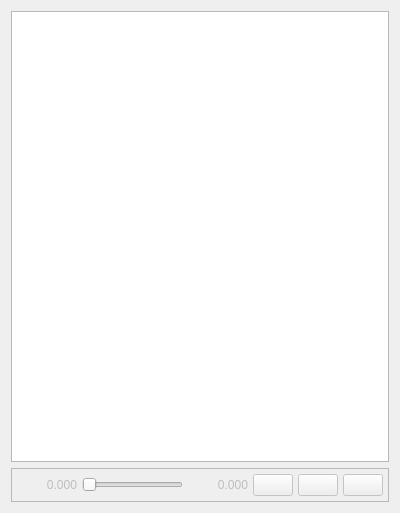
<?xml version="1.0" encoding="UTF-8"?>
<ui version="4.0">
 <class>JointTrajectoryWidget</class>
 <widget class="QWidget" name="JointTrajectoryWidget">
  <property name="geometry">
   <rect>
    <x>0</x>
    <y>0</y>
    <width>400</width>
    <height>513</height>
   </rect>
  </property>
  <property name="windowTitle">
   <string>Joint Trajectory Widget</string>
  </property>
  <layout class="QVBoxLayout" name="verticalLayout">
   <item>
    <widget class="QTreeView" name="trajectoryTreeView">
     <property name="selectionMode">
      <enum>QAbstractItemView::SingleSelection</enum>
     </property>
     <property name="rootIsDecorated">
      <bool>true</bool>
     </property>
     <property name="headerHidden">
      <bool>true</bool>
     </property>
     <attribute name="headerVisible">
      <bool>false</bool>
     </attribute>
    </widget>
   </item>
   <item>
    <widget class="QFrame" name="trajectoryPlayerFrame">
     <property name="enabled">
      <bool>false</bool>
     </property>
     <property name="frameShape">
      <enum>QFrame::StyledPanel</enum>
     </property>
     <property name="frameShadow">
      <enum>QFrame::Raised</enum>
     </property>
     <layout class="QHBoxLayout" name="horizontalLayout">
      <property name="spacing">
       <number>5</number>
      </property>
      <property name="leftMargin">
       <number>5</number>
      </property>
      <property name="topMargin">
       <number>5</number>
      </property>
      <property name="rightMargin">
       <number>5</number>
      </property>
      <property name="bottomMargin">
       <number>5</number>
      </property>
      <item>
       <widget class="QLabel" name="trajectoryCurrentDurationLabel">
        <property name="minimumSize">
         <size>
          <width>60</width>
          <height>0</height>
         </size>
        </property>
        <property name="text">
         <string>0.000</string>
        </property>
        <property name="alignment">
         <set>Qt::AlignRight|Qt::AlignTrailing|Qt::AlignVCenter</set>
        </property>
       </widget>
      </item>
      <item>
       <widget class="QSlider" name="trajectorySlider">
        <property name="styleSheet">
         <string notr="true"/>
        </property>
        <property name="orientation">
         <enum>Qt::Horizontal</enum>
        </property>
       </widget>
      </item>
      <item>
       <widget class="QLabel" name="trajectoryDurationLabel">
        <property name="minimumSize">
         <size>
          <width>60</width>
          <height>0</height>
         </size>
        </property>
        <property name="text">
         <string>0.000</string>
        </property>
        <property name="alignment">
         <set>Qt::AlignRight|Qt::AlignTrailing|Qt::AlignVCenter</set>
        </property>
       </widget>
      </item>
      <item>
       <widget class="QPushButton" name="trajectoryPlayButton">
        <property name="cursor">
         <cursorShape>ArrowCursor</cursorShape>
        </property>
        <property name="toolTip">
         <string>Play Trajectory</string>
        </property>
        <property name="text">
         <string/>
        </property>
        <property name="icon">
         <iconset theme="media-playback-start">
          <normaloff>.</normaloff>.</iconset>
        </property>
       </widget>
      </item>
      <item>
       <widget class="QPushButton" name="trajectoryPauseButton">
        <property name="toolTip">
         <string>Pause Trajectory</string>
        </property>
        <property name="text">
         <string/>
        </property>
        <property name="icon">
         <iconset theme="media-playback-pause">
          <normaloff>.</normaloff>.</iconset>
        </property>
       </widget>
      </item>
      <item>
       <widget class="QPushButton" name="trajectoryPlotButton">
        <property name="toolTip">
         <string>Plot Trajectory</string>
        </property>
        <property name="text">
         <string/>
        </property>
        <property name="icon">
         <iconset theme=":/tesseract_gui/png/chart.png">
          <normaloff>.</normaloff>.</iconset>
        </property>
       </widget>
      </item>
     </layout>
    </widget>
   </item>
  </layout>
 </widget>
 <resources/>
 <connections/>
</ui>
